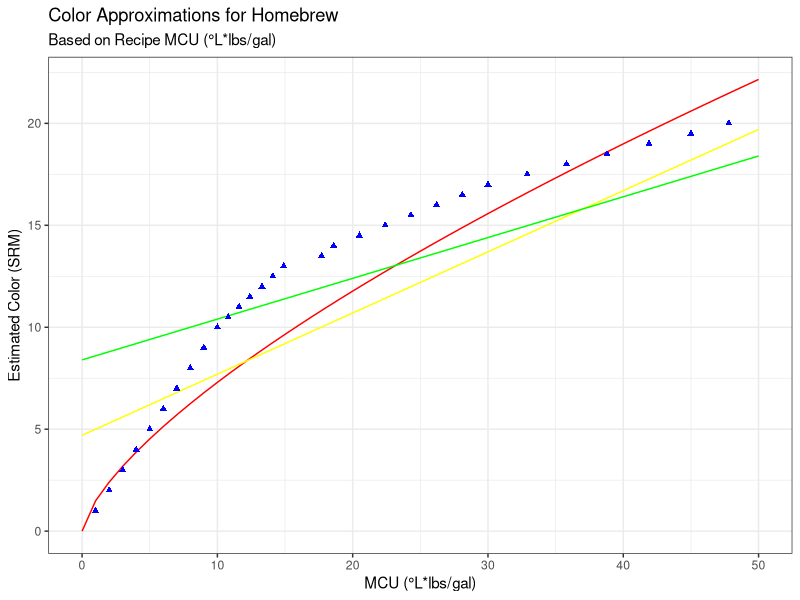

Recreate this plot in R.
# Poging om de grafiek te maken uit het artikel van Dan Morey
# Alleen de dataset met losse punten van Daniels (pg 61) ontbreekt nog.

library(ggplot2)

# Functies Morey, Mosher en Daniels
mcu <- seq(from=0, to=50, by=1)
mydf <- data.frame(mcu, morey = 1.49*mcu^0.69, mosher.lin = 4.7 + 0.3*mcu, daniels.lin = 8.4 + 0.2*mcu)

# Noonan
# Voor SRM 1 t/10 is SRM gelijk aan MCU
# Voor meer dan 10 SRM gebruik tabel
n.mcu <- c(seq(from=1, to=10, by=1),
		   10.8, 11.6, 12.4, 13.3, 14.1, 14.9, 17.7, 18.6, 20.5, 22.4,
		   24.3, 26.2, 28.1, 30.0, 32.9, 35.8, 38.8, 41.9, 45.0, 47.8)
n.srm <- c(seq(from=1, to=10, by=1),
		   10.5, 11.0, 11.5, 12.0, 12.5, 13.0, 13.5, 14.0, 14.5, 15.0,
		   15.5, 16.0, 16.5, 17.0, 17.5, 18.0, 18.5, 19.0, 19.5, 20.0)
ndf <- data.frame(n.mcu, n.srm)


ggplot(data = mydf) +
	geom_line(aes(x=mcu, y=morey), color="red") +
	geom_line(aes(x=mcu, y=mosher.lin), color="yellow") +
	geom_line(aes(x=mcu, y=daniels.lin), color="green") +
	geom_point(data = ndf, aes(x=n.mcu, y=n.srm), color="blue", shape="triangle")+
	labs(
		title = "Color Approximations for Homebrew",
		subtitle = "Based on Recipe MCU (°L*lbs/gal)",
		x = "MCU (°L*lbs/gal)",
		y = "Estimated Color (SRM)") +
	theme_bw()
